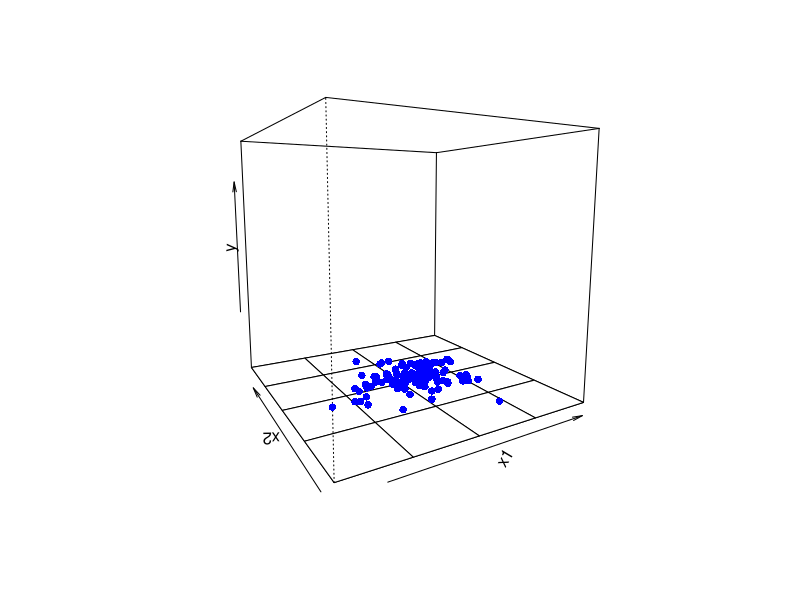
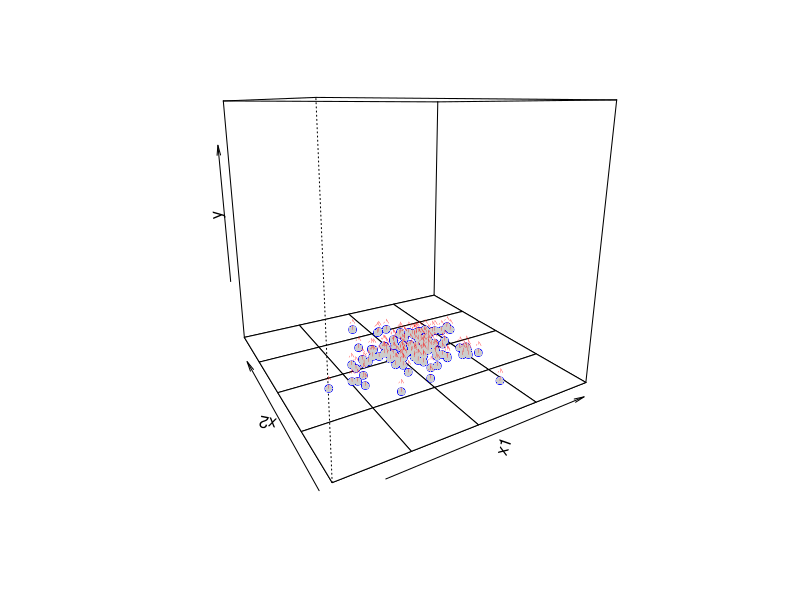
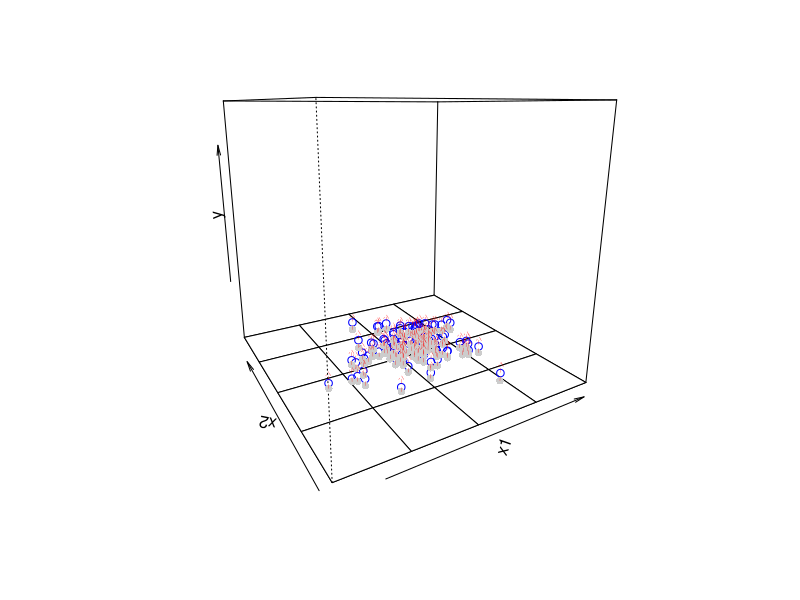
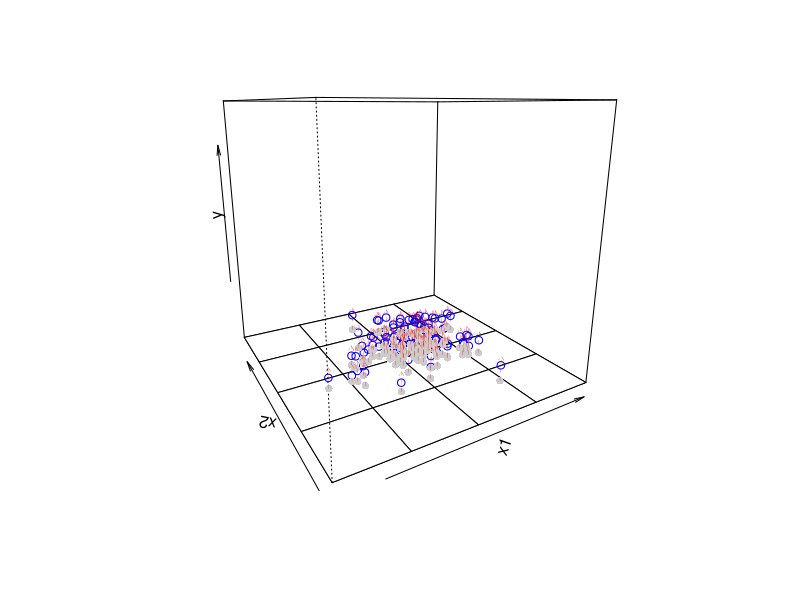
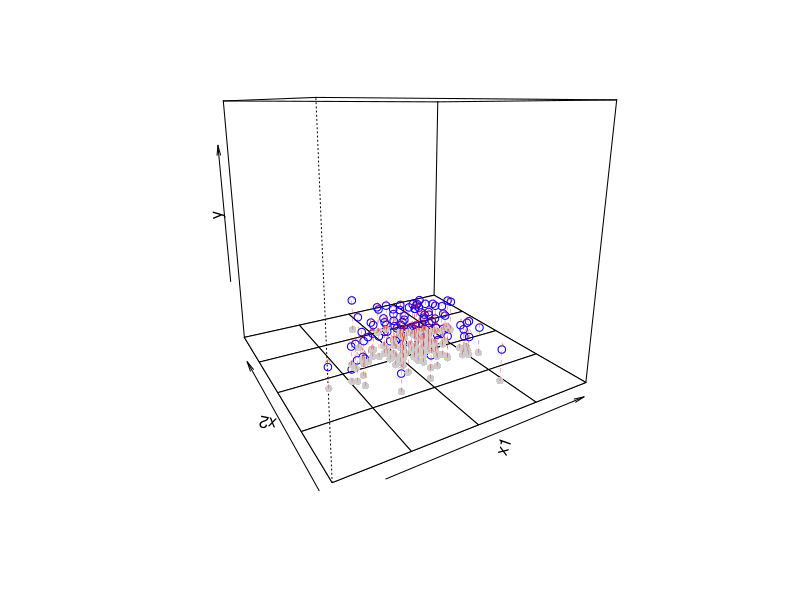
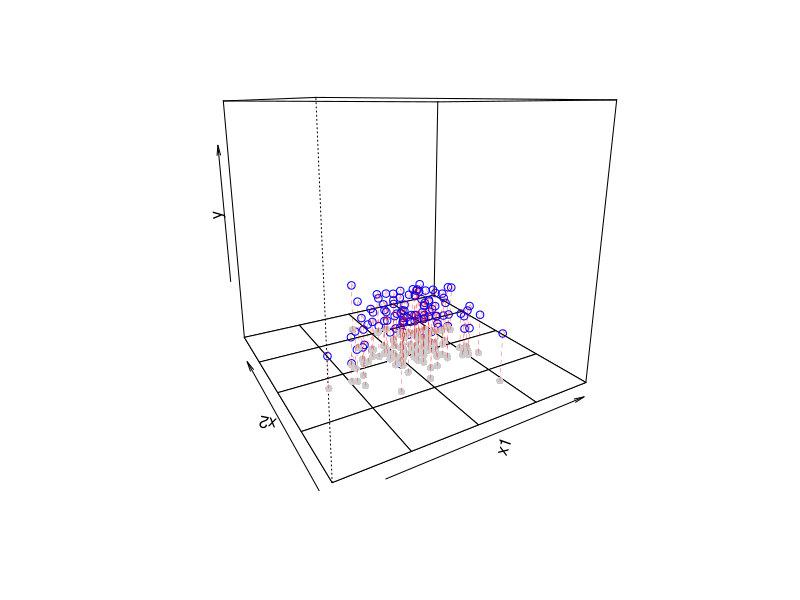
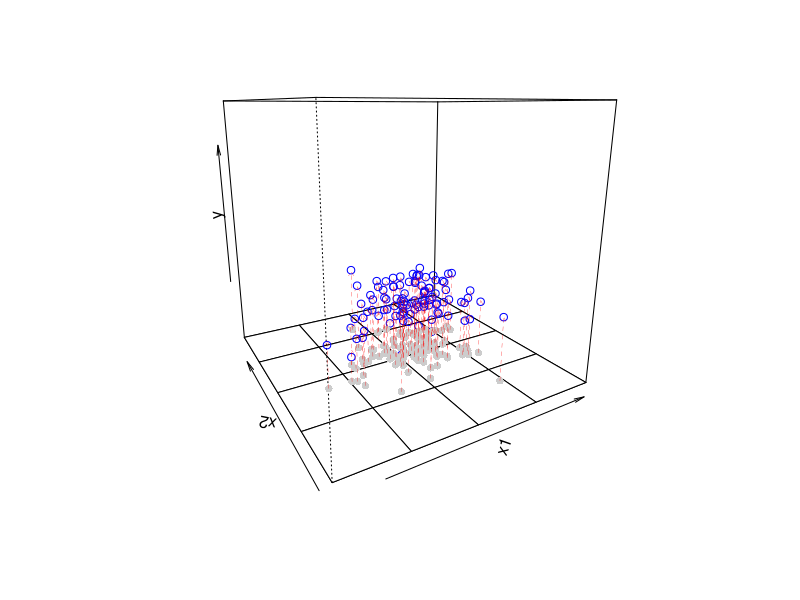
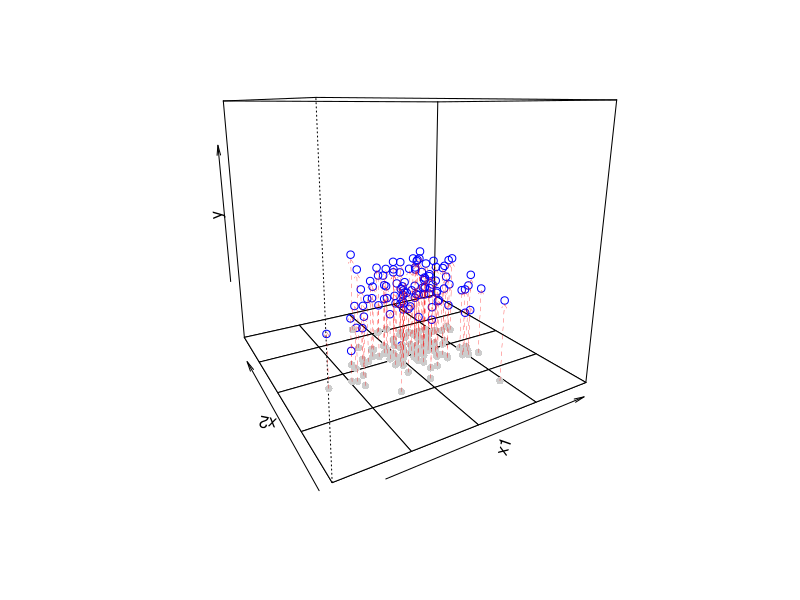

These figures' R source, in order:
### R code from vignette source '/home/pauljohn/tmp/lyxtmp/lyx_tmpdir.M28660/lyx_tmpbuf2/Multicollinearity-1-lecture.Rnw'
### Encoding: UTF-8

###################################################
### code chunk number 1: Multicollinearity-1-lecture.Rnw:25-26
###################################################
  if(exists(".orig.enc")) options(encoding = .orig.enc)


###################################################
### code chunk number 2: Multicollinearity-1-lecture.Rnw:84-85
###################################################
dir.create("plots", showWarnings=F)


###################################################
### code chunk number 3: Roptions
###################################################
options(device = pdf)
options(width=160, prompt="> ", continue="+  ")
options(useFancyQuotes = FALSE) 
#set.seed(12345)
op <- par() 
pjmar <- c(5.1, 5.1, 1.5, 2.1) 
#pjmar <- par("mar")
options(SweaveHooks=list(fig=function() par(mar=pjmar, ps=12)))
pdf.options(onefile=F,family="Times",pointsize=12)


###################################################
### code chunk number 4: Multicollinearity-1-lecture.Rnw:204-301
###################################################

library(rockchalk)
set.seed(23232)

mcGraph1 <- function (x1, x2, y, theta=0, phi=15){
  x1range <- magRange(x1, 1.25)
  x2range <- magRange(x2, 1.25)
  yrange <- magRange(y, 1.5)
  
  zZero <- outer( plotSeq(x1range, l=5), plotSeq(x2range, l=5), function( a,b) { a*b*0 + yrange[1] } )
  
  res <- persp(x=plotSeq(x1range, l=5), y= plotSeq(x2range, l=5), z=zZero, zlim=yrange, lwd=1, xlab="x1",ylab="x2",zlab="y", theta=theta, phi=phi)
  
  yMinimum <- rep(yrange[1] , length(x1))
  mypoints1 <- trans3d (x1, x2, yMinimum, pmat = res )
  points( mypoints1, pch = 16, col= "blue")
}



mcGraph2 <- function(x1,x2,y, shrinky=1, theta=0, phi=15){
  x1range <- magRange(x1, 1.25)
  x2range <- magRange(x2, 1.25)
  yrange <- magRange(y, 1.5)
  
##
  zZero <- outer( plotSeq(x1range, l = 5), plotSeq(x2range, l = 5), function( a,b) { a*b*0 + yrange[1] } )

  res <- persp(x = plotSeq(x1range, l = 5), y = plotSeq(x2range, l = 5), z = zZero, zlim = yrange, lwd = 1, xlab = "x1", ylab = "x2", zlab = "y", theta = theta, phi=phi)
  
  mypoints1 <- trans3d ( x1, x2 ,yrange[1], pmat = res )
  newy <- shrinky * (y - yrange[1]) + yrange[1]
  mypoints2 <- trans3d ( x1 , x2 , newy , pmat = res )
  points( mypoints2, pch = 1, col= "blue")
  points( mypoints1, pch = 16, col=gray(0.8))
  
  mypoints2s <- trans3d ( x1, x2, (0.8)*newy, pmat =res )
  arrows ( mypoints1$x , mypoints1$y , mypoints2s$x , mypoints2s$y , col="red" , lty = 2, lwd=0.3, length=0.05)
}




mcGraph3 <- function(x1, x2, y, theta = 0, phi = 15){
  x1range <- magRange(x1, 1.25)
  x2range <- magRange(x2, 1.25)
  yrange <- magRange(y, 1.5)
  
  
  zZero <- outer( plotSeq(x1range, l = 5), plotSeq(x2range, l = 5), function( a, b) { a*b*0 + yrange[1] } )
  
  
  res <- persp(x = plotSeq(x1range, l = 5), y = plotSeq(x2range, l = 5), z = zZero, zlim = yrange, lwd = 1, xlab = "x1", ylab = "x2", zlab = "y", theta = theta, phi = phi)
  
  mypoints1 <- trans3d( x1, x2, yrange[1], pmat = res )
  
  mypoints2 <- trans3d( x1, x2, y, pmat = res )
  points( mypoints2, pch = 1, col = "blue")
  points( mypoints1, pch = 16, col = gray(0.8))
 
  m1 <- lm( y ~ x1 + x2)
  # summary (m1)
 
  x1seq <- plotSeq (x1range, length = 20)
  x2seq <- plotSeq (x2range , length = 20)
  
  zplane <- outer ( x1seq, x2seq, function(a, b) { predict(m1,
    newdata = data.frame( x1 = a, x2 = b ))} )
  
  for( i in 1:length(x1seq) ){
    lines(trans3d(x1seq[i], x2seq, zplane[i,], pmat = res), lwd = 0.3)
  }
  for( j in 1:length(x2seq) ){
    lines(trans3d(x1seq, x2seq[j], zplane[,j], pmat = res), lwd = 0.3)
  }
  
  mypoints4 <- trans3d (x1 , x2 , fitted(m1) , pmat =res )
##  points(mypoints4)
  
	newy <- ifelse(fitted(m1) < y, fitted(m1)+ 0.8*(y-fitted(m1)),
	fitted(m1) + 0.8 * (y-fitted(m1)))
  mypoints2s <- trans3d ( x1, x2, newy, pmat =res )
  
  arrows ( mypoints4$x , mypoints4$y , mypoints2s$x , mypoints2s$y , col = "red" , lty = 4, lwd = 0.3, length = 0.05)
  m1
}

genCorrelatedData <- function(N = 100, means = c(50,50), sds = c(10,10), rho = 0.0, stde = 1){ 
  require(MASS)
  corr.mat <- matrix(c(1,rho,rho,1), nrow = 2)
  sigma <- diag(sds) %*% corr.mat %*% diag(sds)
  x.mat <-  mvrnorm(n = N, mu = means, Sigma = sigma)
  y = 0 + 0.2* x.mat[,1] + 0.2 * x.mat[,2] + stde*rnorm (N, m = 0, s = 1)
  dat <- data.frame(x.mat, y)
  names(dat) <- c("x1", "x2", "y")
  dat
}


###################################################
### code chunk number 5: mc1-1
###################################################
## Create data with x1 and x2 correlated at 0.10
dat <- genCorrelatedData(rho=0, stde=7)
mod1 <- mcGraph1(dat$x1, dat$x2, dat$y, theta=-30, phi=8)


###################################################
### code chunk number 6: mc-2-1
###################################################
mod <- mcGraph2(dat$x1, dat$x2, dat$y, shrinky = 0.0, theta = -30)


###################################################
### code chunk number 7: mc-2-2
###################################################
mod <- mcGraph2(dat$x1, dat$x2, dat$y, shrinky = 0.05, theta = -30)


###################################################
### code chunk number 8: mc-2-3
###################################################
mod <- mcGraph2(dat$x1, dat$x2, dat$y, shrinky = 0.1, theta = -30)


###################################################
### code chunk number 9: mc-2-4
###################################################
mod <- mcGraph2(dat$x1, dat$x2, dat$y, shrinky = 0.2, theta = -30)


###################################################
### code chunk number 10: mc-2-5
###################################################
mod <- mcGraph2(dat$x1, dat$x2, dat$y, shrinky = 0.3, theta = -30)


###################################################
### code chunk number 11: mc-2-6
###################################################
mod <- mcGraph2(dat$x1, dat$x2, dat$y, shrinky = 0.4, theta = -30)


###################################################
### code chunk number 12: mc-2-7
###################################################
mod <- mcGraph2(dat$x1, dat$x2, dat$y, shrinky = 0.5, theta = -30)


###################################################
### code chunk number 13: mc-2-8
###################################################
mod <- mcGraph2(dat$x1, dat$x2, dat$y, shrinky = 0.6, theta = -30)


###################################################
### code chunk number 14: mc-2-9
###################################################
mod <- mcGraph2(dat$x1, dat$x2, dat$y, shrinky = 0.7, theta = -30)


###################################################
### code chunk number 15: mc-2-10
###################################################
mod <- mcGraph2(dat$x1, dat$x2, dat$y, shrinky = 0.80, theta = -30)


###################################################
### code chunk number 16: mc-2-11
###################################################
mod <- mcGraph2(dat$x1, dat$x2, dat$y, shrinky = 0.90, theta = -30)


###################################################
### code chunk number 17: mc-2-13
###################################################
mod <- mcGraph2(dat$x1, dat$x2, dat$y, shrinky = 1.0, theta = -30)


###################################################
### code chunk number 18: mc-2-20
###################################################
mod <- mcGraph2(dat$x1, dat$x2, dat$y, shrinky = 1.0, theta = 20)


###################################################
### code chunk number 19: mc-2-21
###################################################
mod <- mcGraph2(dat$x1, dat$x2, dat$y, shrinky = 1.0, theta = 40)


###################################################
### code chunk number 20: mc-2-22
###################################################
mod <- mcGraph2(dat$x1, dat$x2, dat$y, shrinky = 1.0, theta = 60)


###################################################
### code chunk number 21: mc-2-23
###################################################
mod <- mcGraph2(dat$x1, dat$x2, dat$y, shrinky = 1.0, theta = 80)


###################################################
### code chunk number 22: mc-2-24
###################################################
mod <- mcGraph2(dat$x1, dat$x2, dat$y, shrinky = 1.0, theta = 100)


###################################################
### code chunk number 23: mc-2-50
###################################################
mod1 <- mcGraph3(dat$x1, dat$x2, dat$y, theta = -30)
outreg(mod1, tight=FALSE)


###################################################
### code chunk number 24: mc-2-51
###################################################
mod1 <- mcGraph3(dat$x1, dat$x2, dat$y, theta = -10, phi=0)
outreg(mod1, tight=FALSE)


###################################################
### code chunk number 25: mc-2-52
###################################################
mod1 <- mcGraph3(dat$x1, dat$x2, dat$y, theta = -10, phi=-10)
outreg(mod1, tight=FALSE)


###################################################
### code chunk number 26: mc3-1
###################################################
## Create data with x1 and x2 correlated at 0.10
rm(dat)
dat2 <- genCorrelatedData(rho=0.9, stde=7)
mod2 <- mcGraph1(dat2$x1, dat2$x2, dat2$y, theta=20, phi=8)


###################################################
### code chunk number 27: mc-3-2
###################################################
mod <- mcGraph2(dat2$x1, dat2$x2, dat2$y, theta = -30)


###################################################
### code chunk number 28: mc-3-3
###################################################
mod <- mcGraph3(dat2$x1, dat2$x2, dat2$y, theta = -30)
outreg(mod, tight=F)


###################################################
### code chunk number 29: mc-4-1
###################################################
dat2 <- genCorrelatedData(rho=0.0, stde=7)
mod <- mcGraph3(dat2$x1, dat2$x2, dat2$y, theta = -30)
outreg(mod, tight=F)


###################################################
### code chunk number 30: mc-4-2
###################################################
dat2 <- genCorrelatedData(rho=0.0, stde=7)
mod <- mcGraph3(dat2$x1, dat2$x2, dat2$y, theta = -30)
outreg(mod, tight=F)


###################################################
### code chunk number 31: mc-4-3
###################################################
dat2 <- genCorrelatedData(rho=0.0, stde=7)
mod <- mcGraph3(dat2$x1, dat2$x2, dat2$y, theta = -30)
outreg(mod, tight=F)


###################################################
### code chunk number 32: mc-4-4
###################################################
dat2 <- genCorrelatedData(rho=0.0, stde=7)
mod <- mcGraph3(dat2$x1, dat2$x2, dat2$y, theta = -30)
outreg(mod, tight=F)


###################################################
### code chunk number 33: mc-4-5
###################################################
dat2 <- genCorrelatedData(rho=0.0, stde=7)
mod <- mcGraph3(dat2$x1, dat2$x2, dat2$y, theta = -30)
outreg(mod, tight=F)


###################################################
### code chunk number 34: mc-4-6
###################################################
dat2 <- genCorrelatedData(rho=0.0, stde=7)
mod <- mcGraph3(dat2$x1, dat2$x2, dat2$y, theta = -30)
outreg(mod, tight=F)


###################################################
### code chunk number 35: mc-4-7
###################################################
dat2 <- genCorrelatedData(rho=0.0, stde=7)
mod <- mcGraph3(dat2$x1, dat2$x2, dat2$y, theta = -30)
outreg(mod, tight=F)


###################################################
### code chunk number 36: mc-4-8
###################################################
dat2 <- genCorrelatedData(rho=0.0, stde=7)
mod <- mcGraph3(dat2$x1, dat2$x2, dat2$y, theta = -30)
outreg(mod, tight=F)


###################################################
### code chunk number 37: mc-4-9
###################################################
dat2 <- genCorrelatedData(rho=0.0, stde=7)
mod <- mcGraph3(dat2$x1, dat2$x2, dat2$y, theta = -30)
outreg(mod, tight=F)


###################################################
### code chunk number 38: mc-4-10
###################################################
dat2 <- genCorrelatedData(rho=0.0, stde=7)
mod <- mcGraph3(dat2$x1, dat2$x2, dat2$y, theta = -30)
outreg(mod, tight=F)


###################################################
### code chunk number 39: mc-4-11
###################################################
dat2 <- genCorrelatedData(rho=0.0, stde=7)
mod <- mcGraph3(dat2$x1, dat2$x2, dat2$y, theta = -30)
outreg(mod, tight=F)


###################################################
### code chunk number 40: mc-4-12
###################################################
dat2 <- genCorrelatedData(rho=0.0, stde=7)
mod <- mcGraph3(dat2$x1, dat2$x2, dat2$y, theta = -30)
outreg(mod, tight=F)


###################################################
### code chunk number 41: mc-4-13
###################################################
dat2 <- genCorrelatedData(rho=0.0, stde=7)
mod <- mcGraph3(dat2$x1, dat2$x2, dat2$y, theta = -30)
outreg(mod, tight=F)


###################################################
### code chunk number 42: mc-4-14
###################################################
dat2 <- genCorrelatedData(rho=0.0, stde=7)
mod <- mcGraph3(dat2$x1, dat2$x2, dat2$y, theta = -30)
outreg(mod, tight=F)


###################################################
### code chunk number 43: mc-4-15
###################################################
dat2 <- genCorrelatedData(rho=0.0, stde=7)
mod <- mcGraph3(dat2$x1, dat2$x2, dat2$y, theta = -30)
outreg(mod, tight=F)


###################################################
### code chunk number 44: mc-4-16
###################################################
dat2 <- genCorrelatedData(rho=0.0, stde=7)
mod <- mcGraph3(dat2$x1, dat2$x2, dat2$y, theta = -30)
outreg(mod, tight=F)


###################################################
### code chunk number 45: mc-4-17
###################################################
dat2 <- genCorrelatedData(rho=0.0, stde=7)
mod <- mcGraph3(dat2$x1, dat2$x2, dat2$y, theta = -30)
outreg(mod, tight=F)


###################################################
### code chunk number 46: mc-4-18
###################################################
dat2 <- genCorrelatedData(rho=0.0, stde=7)
mod <- mcGraph3(dat2$x1, dat2$x2, dat2$y, theta = -30)
outreg(mod, tight=F)


###################################################
### code chunk number 47: mc-4-19
###################################################
dat2 <- genCorrelatedData(rho=0.0, stde=7)
mod <- mcGraph3(dat2$x1, dat2$x2, dat2$y, theta = -30)
outreg(mod, tight=F)


###################################################
### code chunk number 48: mc-4-20
###################################################
dat2 <- genCorrelatedData(rho=0.0, stde=7)
mod <- mcGraph3(dat2$x1, dat2$x2, dat2$y, theta = -30)
outreg(mod, tight=F)


###################################################
### code chunk number 49: mc-5-1
###################################################
dat2 <- genCorrelatedData(rho=0.9, stde=7)
mod <- mcGraph3(dat2$x1, dat2$x2, dat2$y, theta = -30)
outreg(mod, tight=F)


###################################################
### code chunk number 50: mc-5-2
###################################################
dat2 <- genCorrelatedData(rho=0.9, stde=7)
mod <- mcGraph3(dat2$x1, dat2$x2, dat2$y, theta = -30)
outreg(mod, tight=F)


###################################################
### code chunk number 51: mc-5-3
###################################################
dat2 <- genCorrelatedData(rho=0.9, stde=7)
mod <- mcGraph3(dat2$x1, dat2$x2, dat2$y, theta = -30)
outreg(mod, tight=F)


###################################################
### code chunk number 52: mc-5-4
###################################################
dat2 <- genCorrelatedData(rho=0.9, stde=7)
mod <- mcGraph3(dat2$x1, dat2$x2, dat2$y, theta = -30)
outreg(mod, tight=F)


###################################################
### code chunk number 53: mc-5-5
###################################################
dat2 <- genCorrelatedData(rho=0.9, stde=7)
mod <- mcGraph3(dat2$x1, dat2$x2, dat2$y, theta = -30)
outreg(mod, tight=F)


###################################################
### code chunk number 54: mc-5-6
###################################################
dat2 <- genCorrelatedData(rho=0.9, stde=7)
mod <- mcGraph3(dat2$x1, dat2$x2, dat2$y, theta = -30)
outreg(mod, tight=F)


###################################################
### code chunk number 55: mc-5-7
###################################################
dat2 <- genCorrelatedData(rho=0.9, stde=7)
mod <- mcGraph3(dat2$x1, dat2$x2, dat2$y, theta = -30)
outreg(mod, tight=F)


###################################################
### code chunk number 56: mc-5-8
###################################################
dat2 <- genCorrelatedData(rho=0.9, stde=7)
mod <- mcGraph3(dat2$x1, dat2$x2, dat2$y, theta = -30)
outreg(mod, tight=F)


###################################################
### code chunk number 57: mc-5-9
###################################################
dat2 <- genCorrelatedData(rho=0.9, stde=7)
mod <- mcGraph3(dat2$x1, dat2$x2, dat2$y, theta = -30)
outreg(mod, tight=F)


###################################################
### code chunk number 58: mc-5-10
###################################################
dat2 <- genCorrelatedData(rho=0.9, stde=7)
mod <- mcGraph3(dat2$x1, dat2$x2, dat2$y, theta = -30)
outreg(mod, tight=F)


###################################################
### code chunk number 59: mc-5-11
###################################################
dat2 <- genCorrelatedData(rho=0.9, stde=7)
mod <- mcGraph3(dat2$x1, dat2$x2, dat2$y, theta = -30)
outreg(mod, tight=F)


###################################################
### code chunk number 60: mc-5-12
###################################################
dat2 <- genCorrelatedData(rho=0.9, stde=7)
mod <- mcGraph3(dat2$x1, dat2$x2, dat2$y, theta = -30)
outreg(mod, tight=F)


###################################################
### code chunk number 61: mc-5-13
###################################################
dat2 <- genCorrelatedData(rho=0.9, stde=7)
mod <- mcGraph3(dat2$x1, dat2$x2, dat2$y, theta = -30)
outreg(mod, tight=F)


###################################################
### code chunk number 62: mc-5-14
###################################################
dat2 <- genCorrelatedData(rho=0.9, stde=7)
mod <- mcGraph3(dat2$x1, dat2$x2, dat2$y, theta = -30)
outreg(mod, tight=F)


###################################################
### code chunk number 63: mc-5-15
###################################################
dat2 <- genCorrelatedData(rho=0.9, stde=7)
mod <- mcGraph3(dat2$x1, dat2$x2, dat2$y, theta = -30)
outreg(mod, tight=F)


###################################################
### code chunk number 64: mc-5-16
###################################################
dat2 <- genCorrelatedData(rho=0.9, stde=7)
mod <- mcGraph3(dat2$x1, dat2$x2, dat2$y, theta = -30)
outreg(mod, tight=F)


###################################################
### code chunk number 65: mc-5-17
###################################################
dat2 <- genCorrelatedData(rho=0.9, stde=7)
mod <- mcGraph3(dat2$x1, dat2$x2, dat2$y, theta = -30)
outreg(mod, tight=F)


###################################################
### code chunk number 66: mc-5-18
###################################################
dat2 <- genCorrelatedData(rho=0.9, stde=7)
mod <- mcGraph3(dat2$x1, dat2$x2, dat2$y, theta = -30)
outreg(mod, tight=F)


###################################################
### code chunk number 67: mc-5-19
###################################################
dat2 <- genCorrelatedData(rho=0.9, stde=7)
mod <- mcGraph3(dat2$x1, dat2$x2, dat2$y, theta = -30)
outreg(mod, tight=F)


###################################################
### code chunk number 68: mc-5-20
###################################################
dat2 <- genCorrelatedData(rho=0.9, stde=7)
mod <- mcGraph3(dat2$x1, dat2$x2, dat2$y, theta = -30)
outreg(mod, tight=F)


###################################################
### code chunk number 69: hell10
###################################################
data(religioncrime)
mod1 <- lm(crime ~ heaven, data=religioncrime)	
outreg(mod1)


###################################################
### code chunk number 70: hell15
###################################################
plot(crime ~ heaven, data=religioncrime)	
abline(mod1)


###################################################
### code chunk number 71: hell20
###################################################
mod2 <- lm(crime ~ hell, data=religioncrime)	
outreg(mod2)


###################################################
### code chunk number 72: hell25
###################################################
plot(crime ~ hell, data=religioncrime)	
abline(mod2)


###################################################
### code chunk number 73: hell30
###################################################
mod3 <- lm(crime ~ heaven + hell, data=religioncrime)	
outreg(mod3)


###################################################
### code chunk number 74: hell50
###################################################
with(religioncrime,      rockchalk::mcGraph1(heaven, hell, crime)      )	


###################################################
### code chunk number 75: hell60
###################################################
with(religioncrime,      
rockchalk::mcGraph2(heaven, hell, crime) )


###################################################
### code chunk number 76: hell70
###################################################
  mod1 <- with(religioncrime,      rockchalk::mcGraph3(heaven, hell, crime))


###################################################
### code chunk number 77: hell100
###################################################
mcDiagnose(mod3)
